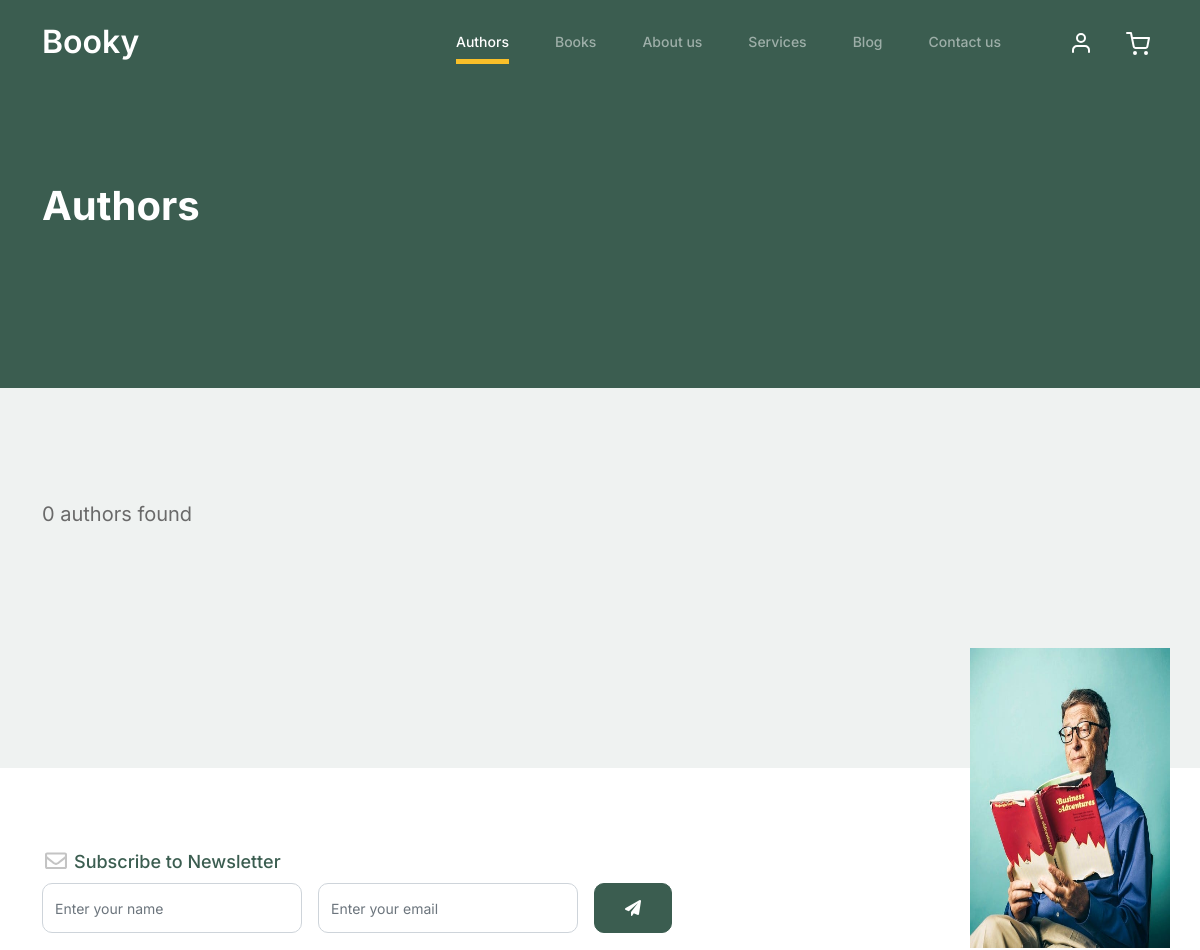
/authors/ (upper part), run on an earlier commit of the app's database.
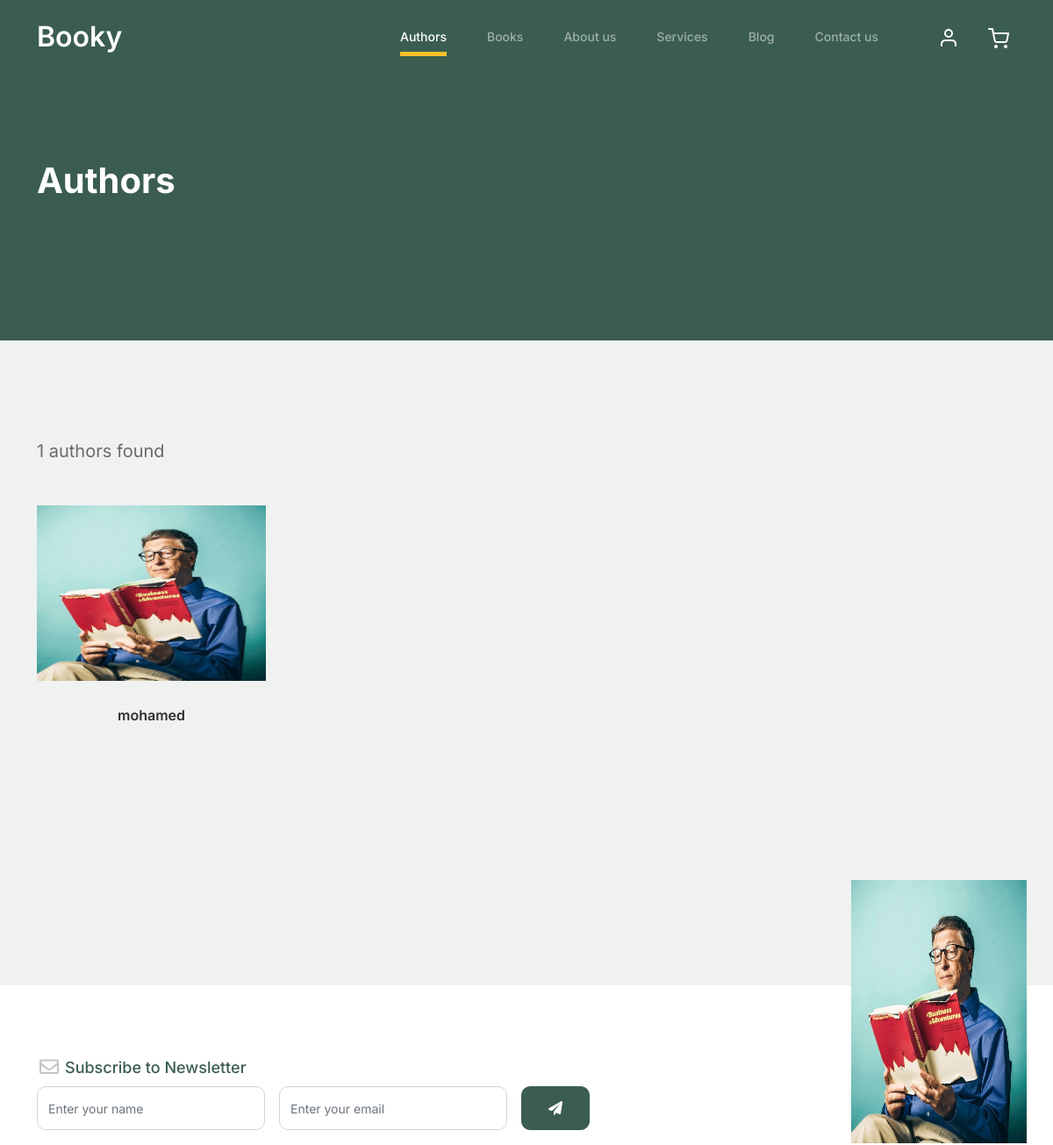
And on a later commit of the database.
### library/models.py (models this page shows, shortened)
class Author(models.Model):
    name=models.CharField(max_length=50)
    birth_date=models.DateField()
    biography=models.TextField(max_length=1000)
    image = models.ImageField(upload_to='image', default='1.jpg')
    slug=models.SlugField(null=True,blank=True)
    books = models.ForeignKey('Book', on_delete=models.CASCADE, related_name='author_books')
    def __str__(self):
        return self.name

### library/views.py (the view)
# urls.py: path('', author_list),
def author_list(request):
    all_author=Author.objects.all()
    page = request.GET.get('page', 1)
    paginator = Paginator(all_author, 40)
    try:
        all_author = paginator.page(page)
    except PageNotAnInteger:
        all_author = paginator.page(1)
    except EmptyPage:
        all_author = paginator.page(paginator.num_pages)
    return render(request,'library/author_list.html',{'authors':all_author})

### library/templates/library/author_list.html (shortened to what this page needs)
{% extends 'base.html' %}
{% block body %}
{% load static %}
			<div class="hero">
				<div class="container">
					<div class="row justify-content-between">
						<div class="col-lg-5">
							<div class="intro-excerpt">
								<h1>Authors</h1>
							</div>
						</div>
						<div class="col-lg-7">
						</div>
					</div>
				</div>
			</div>
		<div class="untree_co-section product-section before-footer-section">
		    <div class="container">
		      	<div class="row">
                    <div class="col-lg-12" style="font-size: 20px;">
                        <div class="col-12 col-md-4 col-lg-3 mb-5">
                            <span>{{authors|length}} authors found</span>
						</div>
                    </div>
					{% for object  in authors %}
						<div class="col-12 col-md-4 col-lg-3 mb-5">
							<a class="product-item" href="/authors/{{object.slug}}">
								<img src="{{object.image.url}}" class="img-fluid product-thumbnail" style="width: 300px; height: 200px;" alt="">
								<h3 class="product-title">{{object}}</h3>
							</a>
						</div>
					{% endfor %}
		      	</div>
		    </div>
		</div>
{% endblock body %}

### templates/base.html (shortened to what this page needs)
{% load static  %}
<!doctype html>
<html lang="en">
<head>
		<link href="{% static 'css/bootstrap.min.css' %}" rel="stylesheet">
		<link href="https://cdnjs.cloudflare.com/ajax/libs/font-awesome/6.0.0-beta3/css/all.min.css" rel="stylesheet">
		<link href="{% static 'css/tiny-slider.css' %}" rel="stylesheet">
		<link href="{% static 'css/style.css' %}" rel="stylesheet">
	</head>
	<body>
		<nav class="custom-navbar navbar navbar navbar-expand-md navbar-dark bg-dark" arial-label="Furni navigation bar">
			<div class="container">
				<a class="navbar-brand" href="#">Booky</a>
				<div class="collapse navbar-collapse" id="navbarsFurni">
					<ul class="custom-navbar-nav navbar-nav ms-auto mb-2 mb-md-0">
						<li class="nav-item active">
							<a class="nav-link" href="/authors">Authors</a>
						</li>
						<li><a class="nav-link" href="/authors/books/">Books</a></li>
						<li><a class="nav-link" href="about.html">About us</a></li>
						<li><a class="nav-link" href="services.html">Services</a></li>
						<li><a class="nav-link" href="blog.html">Blog</a></li>
						<li><a class="nav-link" href="contact.html">Contact us</a></li>
					</ul>
					<ul class="custom-navbar-cta navbar-nav mb-2 mb-md-0 ms-5">
						<li><a class="nav-link" href="#"><img src="{% static 'images/user.svg' %}"></a></li>
						<li><a class="nav-link" href="cart.html"><img src="{% static 'images/cart.svg' %}"></a></li>
					</ul>
				</div>
			</div>
		</nav>
	{% block body %}
	{% endblock body %}
		<footer class="footer-section">
			<div class="container relative">
				<div class="sofa-img">
					<img src="{% static 'images/1.jpg'%}" style="width: 200px; height: 300px;" alt="Image" class="img-fluid">
				</div>
				<div class="row">
					<div class="col-lg-8">
						<div class="subscription-form">
							<h3 class="d-flex align-items-center"><span class="me-1"><img src="{% static 'images/envelope-outline.svg'%}" alt="Image" class="img-fluid"></span><span>Subscribe to Newsletter</span></h3>
							<form action="#" class="row g-3">
								<div class="col-auto">
									<input type="text" class="form-control" placeholder="Enter your name">
								</div>
								<div class="col-auto">
									<input type="email" class="form-control" placeholder="Enter your email">
								</div>
								<div class="col-auto">
									<button class="btn btn-primary">
										<span class="fa fa-paper-plane"></span>
									</button>
								</div>
							</form>
						</div>
					</div>
				</div>
			</div>
		</footer>
	</body>
</html>

### static/css/style.css (style rules this page uses)
body { overflow-x: hidden; position: relative; }
body { font-family: "Inter", sans-serif; font-weight: 400; line-height: 28px; color: #6a6a6a; font-size: 14px; background-color: #eff2f1; }
a { text-decoration: none; -webkit-transition: .3s all ease; -o-transition: .3s all ease; transition: .3s all ease; color: #2f2f2f; text-decoration: underline; }
.custom-navbar { background: #3b5d50 !important; padding-top: 20px; padding-bottom: 20px; }
.custom-navbar .navbar-brand { font-size: 32px; font-weight: 600; }
@media (min-width: 992px) { .custom-navbar .custom-navbar-nav li { margin-left: 15px; margin-right: 15px; } }
.custom-navbar .custom-navbar-nav li a { font-weight: 500; color: #ffffff !important; opacity: .5; -webkit-transition: .3s all ease; -o-transition: .3s all ease; transition: .3s all ease; position: relative; }
@media (min-width: 768px) { .custom-navbar .custom-navbar-nav li a:before { content: ""; position: absolute; bottom: 0; left: 8px; right: 8px; background: #f9bf29; height: 5px; opacity: 1; visibility: visible; width: 0; -webkit-transition: .15s all ease-out; -o-transition: .15s all ease-out; transition: .15s all ease-out; } }
.custom-navbar .custom-navbar-nav li.active a { opacity: 1; }
.custom-navbar .custom-navbar-nav li.active a:before { width: calc(100% - 16px); }
.custom-navbar .custom-navbar-cta { margin-left: 0 !important; -webkit-box-orient: horizontal; -webkit-box-direction: normal; -ms-flex-direction: row; flex-direction: row; }
@media (min-width: 768px) { .custom-navbar .custom-navbar-cta { margin-left: 40px !important; } }
.custom-navbar .custom-navbar-cta li { margin-left: 0px; margin-right: 0px; }
.custom-navbar .custom-navbar-cta li:first-child { margin-right: 20px; }
.hero { background: #3b5d50; padding: calc(4rem - 30px) 0 0rem 0; }
@media (min-width: 768px) { .hero { padding: calc(4rem - 30px) 0 4rem 0; } }
@media (min-width: 992px) { .hero { padding: calc(8rem - 30px) 0 8rem 0; } }
.hero .intro-excerpt { position: relative; z-index: 4; }
@media (min-width: 992px) { .hero .intro-excerpt { max-width: 450px; } }
.hero h1 { font-weight: 700; color: #ffffff; margin-bottom: 30px; }
.btn { font-weight: 600; padding: 12px 30px; border-radius: 30px; color: #ffffff; background: #2f2f2f; border-color: #2f2f2f; }
.btn.btn-primary { background: #3b5d50; border-color: #3b5d50; }
.product-section { padding: 7rem 0; }
.product-section .product-item { text-align: center; text-decoration: none; display: block; position: relative; padding-bottom: 50px; cursor: pointer; }
.product-section .product-item .product-thumbnail { margin-bottom: 30px; position: relative; top: 0; -webkit-transition: .3s all ease; -o-transition: .3s all ease; transition: .3s all ease; }
.product-section .product-item h3 { font-weight: 600; font-size: 16px; }
.product-section .product-item h3, .product-section .product-item strong { color: #2f2f2f; text-decoration: none; }
.product-section .product-item:before { bottom: 0; left: 0; right: 0; position: absolute; content: ""; background: #dce5e4; height: 0%; z-index: -1; border-radius: 10px; -webkit-transition: .3s all ease; -o-transition: .3s all ease; transition: .3s all ease; }
.before-footer-section { padding: 7rem 0 12rem 0 !important; }
.footer-section { padding: 80px 0; background: #ffffff; }
.footer-section .relative { position: relative; }
.footer-section .subscription-form { margin-bottom: 40px; position: relative; z-index: 2; margin-top: 100px; }
@media (min-width: 992px) { .footer-section .subscription-form { margin-top: 0px; margin-bottom: 80px; } }
.footer-section .subscription-form h3 { font-size: 18px; font-weight: 500; color: #3b5d50; }
.footer-section .subscription-form .form-control { height: 50px; border-radius: 10px; font-family: "Inter", sans-serif; }
.footer-section .subscription-form .btn { border-radius: 10px !important; }
.footer-section .sofa-img { position: absolute; top: -200px; z-index: 1; right: 0; }
.footer-section .sofa-img img { max-width: 380px; }
.untree_co-section { padding: 7rem 0; }
.form-control { height: 50px; border-radius: 10px; font-family: "Inter", sans-serif; }

What changed in the data, as far as the page shows it:
added Author: image (picture), name "mohamed"
Also different on the page:
{{ authors|length }}: "0" → "1"
